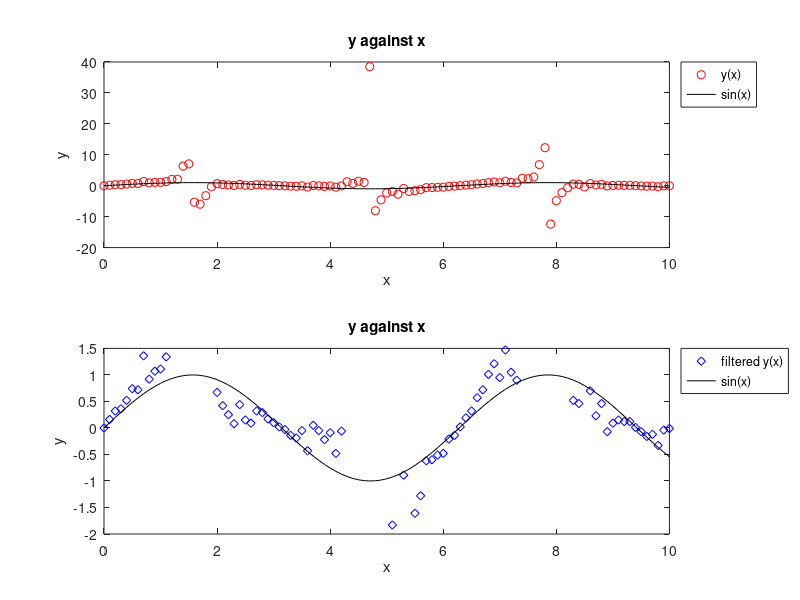

Reproduce this figure in MATLAB.
% Harry Choi 32464223
% 31-Mar-2021
% Lab 4 Task 2
close all; clc; clear
A = importdata("lab4_plot_data2.txt");

%assume lab questions incorrect, columns are x & y, not rows
%define x & y
x = A(:,1);
y = A(:,2);

%plot y against x and sin(x)
subplot(2,1,1)
plot(x,y,'ro')
hold on
plot(x,sin(x),'-k')
title('y against x')
xlabel('x')
ylabel('y')
legend('y(x)','sin(x)','Location','bestoutside')

%filter x and y
filteredIndex = abs(y-sin(x))<1;

%plot filtered y against x and sin(x)
subplot(2,1,2)
plot(x(filteredIndex),y(filteredIndex),'bd')
hold on
plot(x,sin(x),'-k')
title('y against x')
xlabel('x')
ylabel('y')
legend('filtered y(x)','sin(x)','Location','bestoutside')
fprintf('%.0f data points contained noisy data.',sum(~filteredIndex))